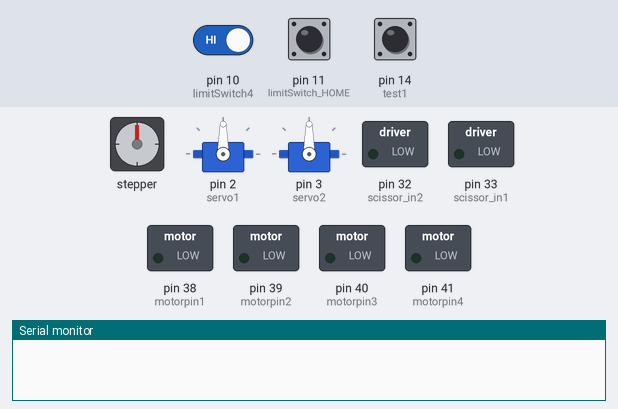
Simulated run of this sketch. Board: Arduino Mega 2560, built with avr-gcc and run on an emulated ATmega2560. Shown: stepper motor, 2 × servo, switched loads named in the sketch (green lamp = pin HIGH), the last lines printed to the serial monitor. Wiring (inferred from the names in the program): stepper motor driver (5 steps per turn assumed): step pin 4; direction pin 5. Inputs (shaded band) come from the test bench; at power-on: pin 14 (test1) HIGH, pin 10 (limitSwitch4) HIGH, pin 11 (limitSwitch_HOME) HIGH. Pins used as bus, display or sensor lines are not drawn.

Above: at 1.2 s.
1.3 s: pin 14 (test1) pulled LOW for 0.15 s
At 1.6 s:
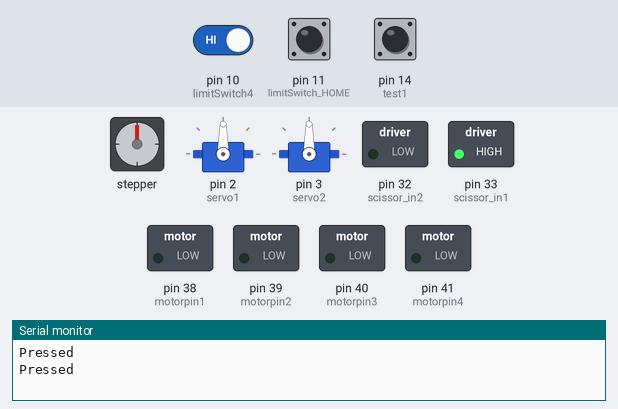
2.9 s: pin 10 (limitSwitch4) driven LOW and pin 14 (test1) driven LOW
At 9.9 s:
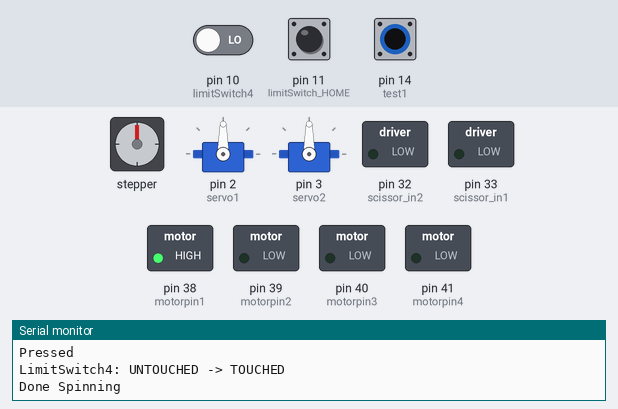
At 14.9 s:
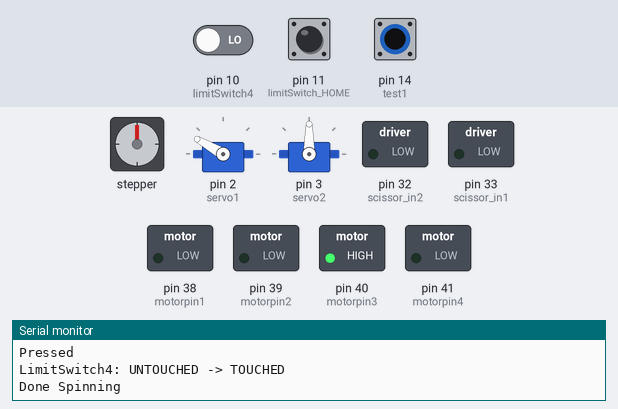
Timing chart, 0 to 57.6 s (numbered marks = the images above; inputs shaded):
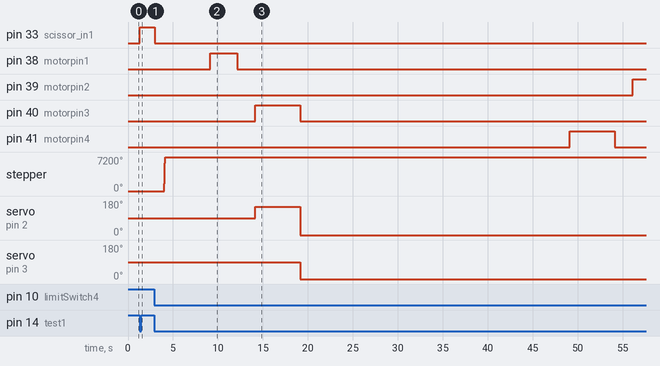

The sketch:

Final_Integration.ino
```cpp
#include <ezButton.h>
#include <Servo.h>

// Define Test Case (Button)
#define test1 14

// Define Servos (Gripper)
Servo servo1; // 150° servo
Servo servo2; // 270° servo

// Limit Switches
ezButton limitSwitch1(47);
ezButton limitSwitch2(45);
ezButton limitSwitch3(40);
ezButton limitSwitch4(10);
ezButton limitSwitch_HOME(11);


//Scissor Mechanism - High Torque Motor
#define scissor_in1 33   // scissor INA
#define scissor_in2 32   // scissor INB


// UP DOWN Motor Pins
#define dirPinA 5
#define stepPinA 4

// Variables for UP DOWN
#define stepsPerRevolutionA 5 // NOT PINS
#define stepsPerRevolutionB 10 // NOT PINS (Can be changed)
bool motorA_running = false;
bool motorA_dir = HIGH;

// Arm Extension
#define motorpin1 38   // angle IN1
#define motorpin2 39   // angle IN2
#define motorpin3 40   // rod   IN3
#define motorpin4 41   // rod   IN4

// Timing
#define ANGLE_MS 3000
#define ROD_MS   5000
#define GAP_MS   2000


void setup() {

  // Test Case (Button)
  pinMode(test1, INPUT_PULLUP);

  // Servo Motor
  servo1.attach(2, 500, 2500);  // []pin 2, min/max pulse for 150°
  servo2.attach(3, 500, 2500);  // pin 3, min/max pulse for 270°

  // Limit Switchs
  limitSwitch1.setDebounceTime(50);
  limitSwitch2.setDebounceTime(50);
  limitSwitch3.setDebounceTime(50);
  limitSwitch4.setDebounceTime(50);
  limitSwitch_HOME.setDebounceTime(50);
  Serial.begin(9600);


  // Scissor
  pinMode(scissor_in1, OUTPUT);
  pinMode(scissor_in2, OUTPUT);
  digitalWrite(scissor_in1, LOW);
  digitalWrite(scissor_in2, LOW);

  // UP DOWN Motor
  pinMode(dirPinA, OUTPUT);
  pinMode(stepPinA, OUTPUT);
  Serial.begin(9600);

  // Arm Extension
  pinMode(motorpin1, OUTPUT);
  pinMode(motorpin2, OUTPUT);
  pinMode(motorpin3, OUTPUT);
  pinMode(motorpin4, OUTPUT);

}

//Placeholder for door

//Placeholder for self defined functions

void loop() {

  if(!digitalRead(test1)) {

    func_main();

    // Random Stuff to test if it works
    Serial.println("Pressed");


    limitSwitch4.loop();
    limitSwitch_HOME.loop();

    // Limit Switch 4
    if (limitSwitch4.isPressed()) {
      Serial.println("LimitSwitch4: UNTOUCHED -> TOUCHED");
      }
    if (limitSwitch4.isReleased()) {
    Serial.println("LimitSwitch4: TOUCHED -> UNTOUCHED");
      }

    // Limit Switch HOME
    if (limitSwitch_HOME.isPressed()) {
      Serial.println("LimitSwitch_HOME: UNTOUCHED -> TOUCHED");
      }
    if(limitSwitch_HOME.isReleased()) {
      Serial.println("LimitSwitch_HOME: TOUCHED -> UNTOUCHED"); }
      }


}


// PRIMARY FUNCTIONS

///////////////////////////////////////
// FUNCTION 1 //
///////////////////////////////////////
void func1() {

  limitSwitch1.loop();

  if (limitSwitch1.isPressed()) {
    Serial.println("LimitSwitch1: UNTOUCHED -> TOUCHED");
  }

  if (limitSwitch1.isReleased()) {
    Serial.println("LimitSwitch2: UNTOUCHED -> TOUCHED");
  }

  int state1 = limitSwitch1.getState();

  if (state1==HIGH) {
    // Move Scissor Forward)
    scissor_forward();
    delay(80);
  }

  if (state1==LOW) {
    scissor_stop();
    delay(50); // For Debounce time
    delay(1000); // Delay for safety

    // MOVE UP AN DOWN
    digitalWrite(dirPinA, HIGH);
    spinMotor(stepPinA, stepsPerRevolutionA * 20);

    // Halt all Motor Pins for Arm
    rotate_stop();
    act_stop();

    delay(5000);

    // Rotate 90º and Stop
    rotate_1();
    delay(ANGLE_MS);
    rotate_stop();

    delay(GAP_MS);

    // Open Gripper
    servo1.write(150);

    // Extend Forward
    act_1();
    delay(ROD_MS);
    act_stop();

    // Gripper
    servo1.write(0);
    servo2.write(0);

    delay(30000); // Placeholder

    // Retract Backward
    act_2();
    delay(ROD_MS);
    act_stop();

    delay(GAP_MS);

    // Rotate to 0º and Stop
    rotate_2();
    delay(ANGLE_MS);
    rotate_stop();


    // DELAY TO SHOW THE OPPOSITE SIDE
    delay(10000);
    // DELAY TO SHOW THE OPPOSITE SIDE


    // Rotate -90º and Stop
    rotate_2();
    delay(ANGLE_MS);
    rotate_stop();

    delay(GAP_MS);

    // Open Gripper
    servo1.write(150);

    // Extend Forward
    act_1();
    delay(ROD_MS);
    act_stop();

    // Gripper
    servo1.write(0);
    servo2.write(0);

    delay(30000); // Placeholder

    // Retract Backward
    act_2();
    delay(ROD_MS);
    act_stop();

    // Rotate to 0º and Stop
    rotate_1();
    delay(ANGLE_MS);
    rotate_stop();


    // MOVE UP AND DOWN
    digitalWrite(dirPinA, LOW);
    spinMotor(stepPinA, stepsPerRevolutionA * 20);

    delay(45000);
  }
}


///////////////////////////////////////
// FUNCTION 2 //
///////////////////////////////////////
void func_main() {

  limitSwitch4.loop();
  limitSwitch_HOME.loop();

  // Limit Switch 4
  if (limitSwitch4.isPressed()) {
    Serial.println("LimitSwitch1: UNTOUCHED -> TOUCHED");
  }
  if (limitSwitch4.isReleased()) {
    Serial.println("LimitSwitch2: UNTOUCHED -> TOUCHED");
  }

  // Limit Switch HOME
  if (limitSwitch_HOME.isPressed()) {
    Serial.println("LimitSwitch_HOME: UNTOUCHED -> TOUCHED");
  }
  if(limitSwitch_HOME.isReleased()) {
    Serial.println("LimitSwitch_HOME: TOUCHED -> UNTOUCHED");
  }

  int state4 = limitSwitch4.getState();
  int state_HOME = limitSwitch_HOME.getState();

  if (state4==HIGH) {
    // Move Scissor Forward)
    scissor_forward();
    delay(80);
  }

  if (state4==LOW) {
    scissor_stop();
    delay(50);
    delay(1000);

    // MOVE UP AN DOWN
    digitalWrite(dirPinA, HIGH);
    spinMotor(stepPinA, stepsPerRevolutionA * 20);

    // Halt all Motor Pins for Arm
    rotate_stop();
    act_stop();

    delay(5000);

    // Rotate 90º and Stop
    rotate_1();
    delay(ANGLE_MS);
    rotate_stop();

    delay(GAP_MS);

    // Open Gripper
    servo1.write(150);

    // Extend Forward
    act_1();
    delay(ROD_MS);
    act_stop();

    // Gripper
    servo1.write(0);
    servo2.write(0);

    delay(30000); // Placeholder

    // Retract Backward
    act_2();
    delay(ROD_MS);
    act_stop();

    delay(GAP_MS);

    // Rotate to 0º and Stop
    rotate_2();
    delay(ANGLE_MS);
    rotate_stop();


    // DELAY TO SHOW THE OPPOSITE SIDE
    delay(10000);
    // DELAY TO SHOW THE OPPOSITE SIDE


    // Rotate -90º and Stop
    rotate_2();
    delay(ANGLE_MS);
    rotate_stop();

    delay(GAP_MS);

    // Open Gripper
    servo1.write(150);

    // Extend Forward
    act_1();
    delay(ROD_MS);
    act_stop();

    // Gripper
    servo1.write(0);
    servo2.write(0);

    delay(30000); // Placeholder

    // Retract Backward
    act_2();
    delay(ROD_MS);
    act_stop();

    // Rotate to 0º and Stop
    rotate_1();
    delay(ANGLE_MS);
    rotate_stop();


    // MOVE UP AND DOWN
    digitalWrite(dirPinA, LOW);
    spinMotor(stepPinA, stepsPerRevolutionA * 20);

    delay(45000);

    if(state_HOME==HIGH) {
      scissor_backward();
      delay(50);
    }

    if(state_HOME==LOW) {
      scissor_stop();
      delay(50);
    }

  }
}


//////////////////////////////////////////////////////////////////////
// Encapsulation Functions
//////////////////////////////////////////////////////////////////////


// SpinMotor Function

void spinMotor(int stepPin, int stepCount) {
  for (int i = 0; i < stepCount; i++) {
    digitalWrite(stepPinA, HIGH);
    delayMicroseconds(500);
    digitalWrite(stepPinA, LOW);
    delayMicroseconds(500);

  }

  Serial.println("Done Spinning");
}


// Scissor Mechanism

void scissor_forward() {
  digitalWrite(scissor_in1, HIGH);
  digitalWrite(scissor_in2, LOW);
}

void scissor_backward() {
  digitalWrite(scissor_in1, LOW);
  digitalWrite(scissor_in2, HIGH);
}

void scissor_stop() {
  digitalWrite(scissor_in1, LOW);
  digitalWrite(scissor_in2, LOW);
}


// Arm Mechanism

/* Rotation */
void rotate_1() {
  digitalWrite(motorpin1, HIGH);
  digitalWrite(motorpin2, LOW);
}

void rotate_2() {
  digitalWrite(motorpin1, LOW);
  digitalWrite(motorpin2, HIGH);
}

void rotate_stop() {
  digitalWrite(motorpin1, LOW);
  digitalWrite(motorpin2, LOW);
}


/* Actuation */
void act_1() {
  digitalWrite(motorpin3, HIGH);
  digitalWrite(motorpin4, LOW);
}

void act_2() {
  digitalWrite(motorpin3, LOW);
  digitalWrite(motorpin4, HIGH);
}

void act_stop() {
  digitalWrite(motorpin3, LOW);
  digitalWrite(motorpin4, LOW);
}
```

Measured:
- after the input at 1.3 s, pin 33 (scissor_in1): LOW → HIGH at once
- after the input at 2.9 s, pin 33 (scissor_in1): HIGH → LOW after 0.08 s; pin 38 (motorpin1): LOW → HIGH after 6.2 s, → LOW 3.0 s later; pin 39 (motorpin2): LOW → HIGH after 53.2 s; pin 40 (motorpin3): LOW → HIGH after 11.2 s, → LOW 5.0 s later; pin 41 (motorpin4): LOW → HIGH after 46.2 s, → LOW 5.0 s later
